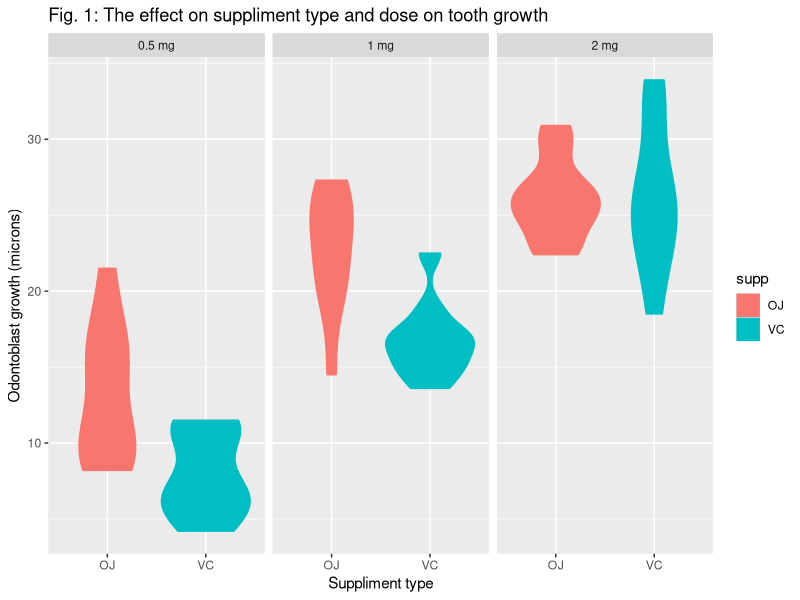

Generate this figure with R:
## ---- chunk 1
library(ggplot2, quietly= TRUE, warn.conflicts = FALSE)
library(dplyr,quietly= TRUE, warn.conflicts = FALSE)
data(ToothGrowth)
## ---- chunk 2
summary(ToothGrowth$len)
summary(ToothGrowth$supp)
unique(ToothGrowth$dose)
ToothGrowth <- mutate(ToothGrowth, dose= factor(paste(dose , "mg")))
## ---- chunk 3
ggplot(ToothGrowth, aes(supp, len, fill = supp,colour = supp)) + 
    geom_violin() + facet_grid(. ~ dose)+
    ggtitle("Fig. 1: The effect on suppliment type and dose on tooth growth")+
    xlab("Suppliment type")+
    ylab("Odontoblast growth (microns)")
## ---- chunk 4
    t.test(data = ToothGrowth, len ~ supp)
## ---- chunk 5
dose_subset <-   filter(ToothGrowth, dose %in% c("0.5 mg", "2 mg"))
t.test(data = dose_subset, len ~ dose)    

## ---- chunk 6
ToothGrowth %>%
group_by(supp,dose) %>%
summarise(mean(len),sd(len),min(len),max(len))
